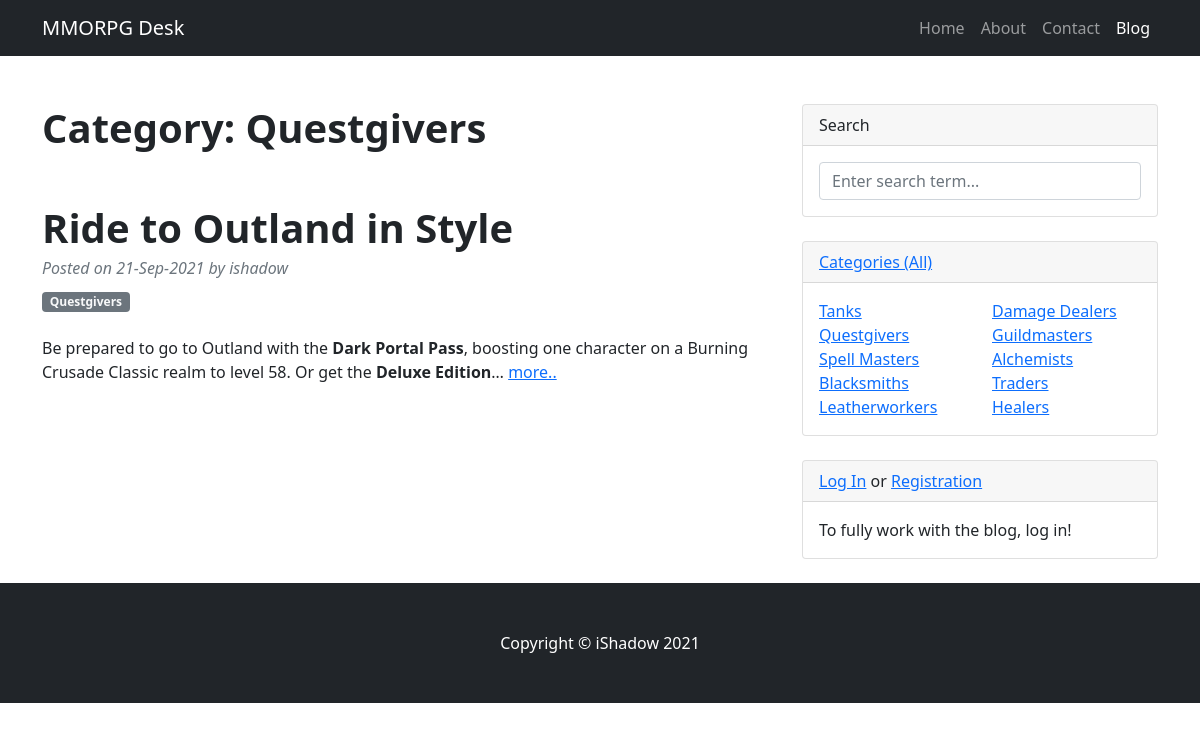
Page /posts/category/2 on the earlier database version.
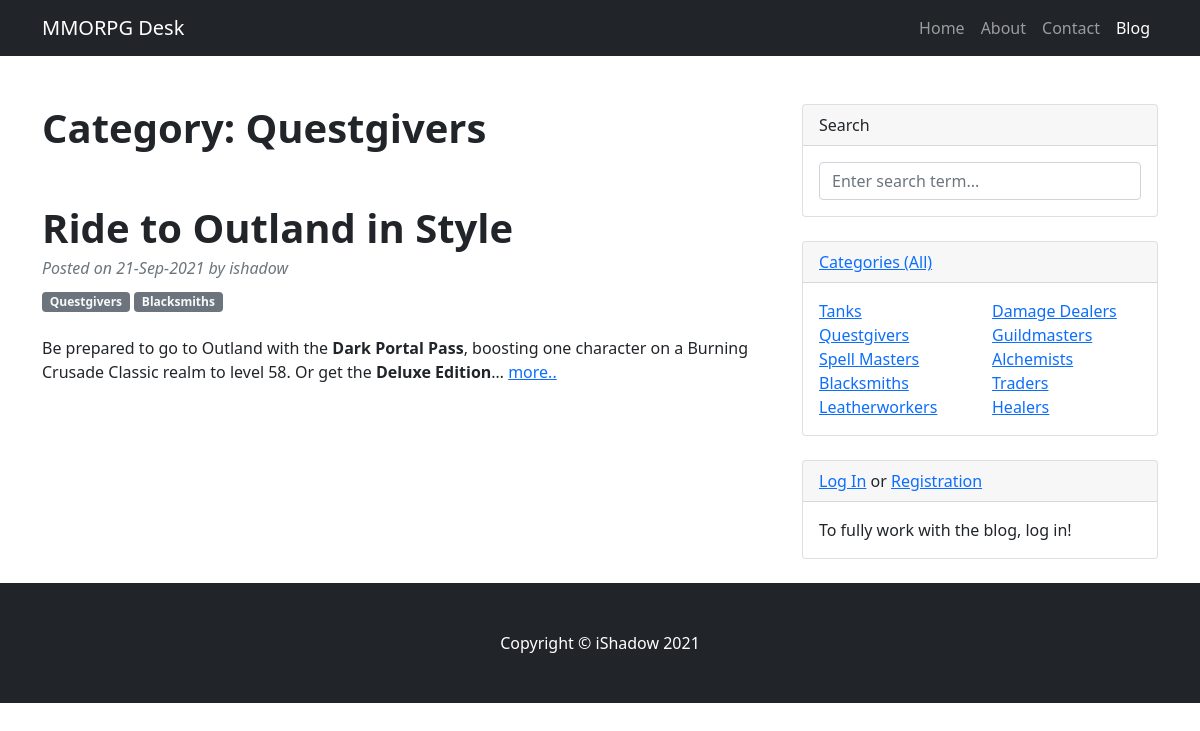
Same page on the later database version.
### BB/models.py (models this page shows, shortened)
class Post(models.Model):
    author = models.ForeignKey(CustomUser, on_delete=models.CASCADE)
    category = models.ManyToManyField(Category, through='PostCategory')
    title = models.CharField(max_length=255)
    date_posted = models.DateTimeField(auto_now_add=True)
    content = RichTextField()
    rating = models.IntegerField(default=0)

class Category(models.Model):
    name = models.CharField(max_length=255, unique=True)

### accounts/models.py (models this page shows)
class CustomUser(AbstractUser):
    pass

### BB/views.py (the view)
# urls.py: path('category/<int:pk>', CategoryDetail.as_view(), name='category_detail'),
class CategoryDetail(DetailView):
    model = Category
    template_name = 'BB/category_detail.html'
    context_object_name = 'category_detail'
    queryset = Category.objects.all()
    def get_context_data(self, **kwargs):
        context = super().get_context_data(**kwargs)
        context['posts'] = Post.objects.filter(category=self.object)
        i = 0
        list_fh = []
        list_sh = []
        for cat in Category.objects.all():
            i += 1
            if i <= len(Category.objects.all())/2:
                list_fh.append(cat)
            else:
                list_sh.append(cat)
        context['categories'] = Category.objects.all()
        context['cat_fh'] = list_fh
        context['cat_sh'] = list_sh
        return context

### templates/BB/category_detail.html
{% extends 'flatpages/default.html' %}
{% load static %}
{% block content %}
    <h1 class="fw-bolder mb-1">Category: {{ category_detail.name }}</h1>
    <br>
    <br>
    {% if posts %}
        {% for post in posts %}
            <article>
                <header class="mb-4">
                    <h1 class="fw-bolder mb-1">{{ post.title }}</h1>
                    <div class="text-muted fst-italic mb-2">Posted on {{ post.date_posted|date:'d-M-Y' }} {{ post_posted|time:"H:i" }} by {{ post.author }}</div>
                    {% for c in post.category.all %}
                        <a class="badge bg-secondary text-decoration-none link-light" href="{% url 'category_detail' c.id %}">{{ c.name }}</a>
                    {% endfor %}
                </header>
                <section class="mb-5">
                    {{ post.content|safe|truncatechars:200 }} <a href="{% url 'post_detail' post.id %}">more..</a>
                </section>
            </article>
        {% endfor %}
    {% else %}
        <h2>There are no ads in this category.</h2>
    {% endif %}
{% endblock content %}
{% block cat-widget %}
    {% if cat_fh or cat_sh %}
        <div class="col-sm-6">
            <ul class="list-unstyled mb-0">
                {% for category in cat_fh %}
                    <li><a href="{% url 'category_detail' category.id %}">{{ category.name }}</a></li>
                {% endfor %}
            </ul>
        </div>
        <div class="col-sm-6">
            <ul class="list-unstyled mb-0">
                {% for category in cat_sh %}
                    <li><a href="{% url 'category_detail' category.id %}">{{ category.name }}</a></li>
                {% endfor %}
            </ul>
        </div>
    {% else %}
        <h4>Categories not found</h4>
    {% endif %}
{% endblock cat-widget %}

Differences in the rows shown:
changed Post "Ride to Outland in Style": gains Category (name "Blacksmiths")
